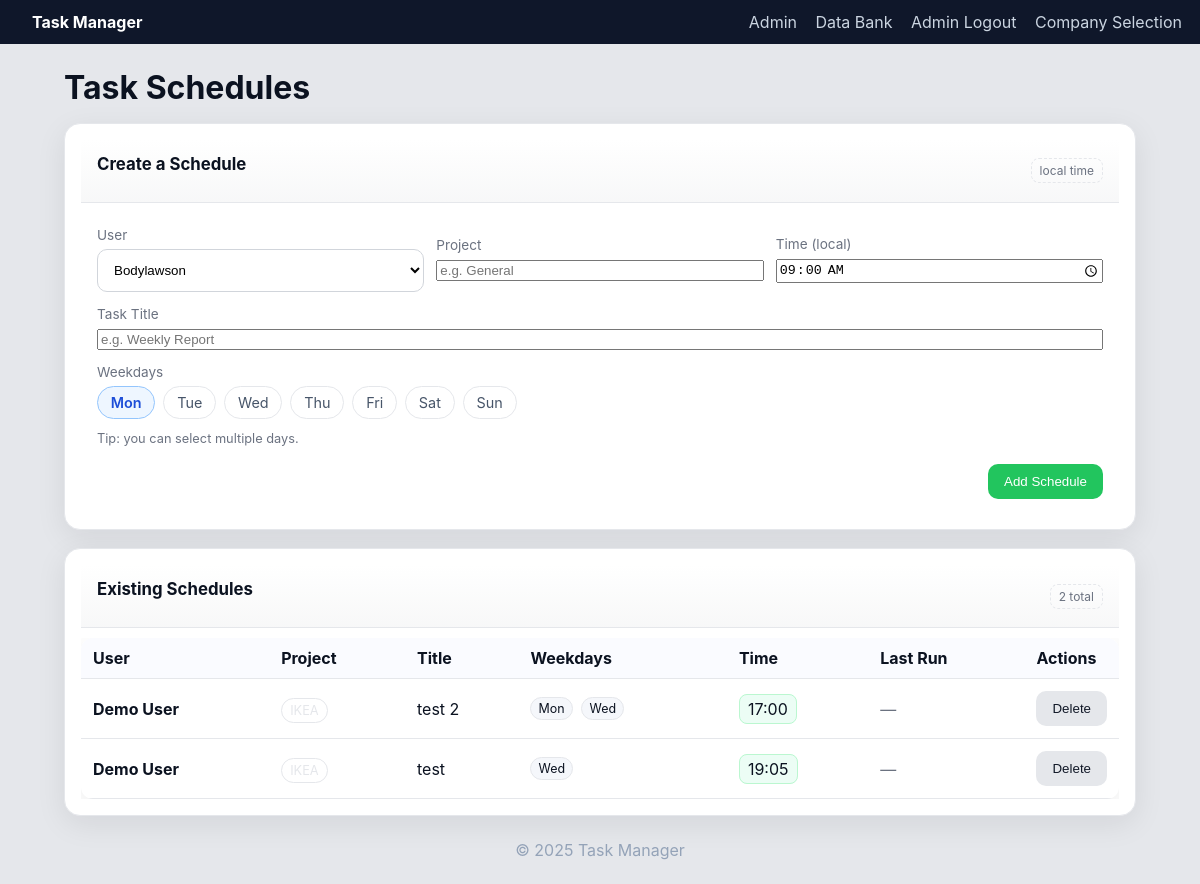
The app's page /admin/schedules (signed in) with its own data.
### models.py (models this page shows)
class ScheduledTask(db.Model):
    __tablename__ = "scheduled_tasks"
    id = db.Column(db.Integer, primary_key=True)
    user_id = db.Column(db.Integer, db.ForeignKey("users.id"), nullable=False)
    user = db.relationship("User")
    project = db.Column(db.String(120), default="-", nullable=False)
    title = db.Column(db.String(255), nullable=False)
    weekdays = db.Column(db.String(50), nullable=False)     # e.g., "MON,FRI"
    time_local = db.Column(db.String(5), default="09:00", nullable=False)  # "HH:MM"
    tz = db.Column(db.String(64), default="Europe/Nicosia", nullable=False)
    last_run_date = db.Column(db.Date, nullable=True)
    active = db.Column(db.Boolean, default=True, nullable=False)

class User(db.Model):
    __tablename__ = "users"
    id = db.Column(db.Integer, primary_key=True)
    full_name = db.Column(db.String(200), unique=True, nullable=False)
    active = db.Column(db.Boolean, default=True, nullable=False)
    login_password_hash = db.Column(db.String(255), nullable=True)
    tasks = db.relationship("Task", backref="user", cascade="all, delete-orphan")

### app.py (the view)
    @app.get("/admin/schedules")
    @admin_required
    def admin_schedules():
        users = User.query.order_by(User.full_name.asc()).all()
        schedules = ScheduledTask.query.order_by(ScheduledTask.id.desc()).all()
        return render_template("schedules.html", users=users, schedules=schedules)

### templates/schedules.html (shortened to what this page needs)
{% extends "base.html" %}
{% block content %}
<h1 class="page-title">Task Schedules</h1>
<section class="card pretty">
  <div class="card-head">
    <h2>Create a Schedule</h2>
    <span class="chip">local time</span>
  </div>
  <form method="post" action="{{ url_for('admin_schedules_add') }}" class="kform">
    <div class="row">
      <label class="field">
        <span class="label">User</span>
        <select name="user_id" required>
          {% for u in users %}
          <option value="{{ u.id }}">{{ u.full_name }}</option>
          {% endfor %}
        </select>
      </label>
      <label class="field">
        <span class="label">Project</span>
        <input name="project" placeholder="e.g. General">
      </label>
      <label class="field">
        <span class="label">Time (local)</span>
        <input name="time_local" type="time" value="09:00">
      </label>
    </div>
    <label class="field">
      <span class="label">Task Title</span>
      <input name="title" required placeholder="e.g. Weekly Report">
    </label>
    <div class="field">
      <span class="label">Weekdays</span>
      <div class="wd-wrap">
        {% set wdays = ['MON','TUE','WED','THU','FRI','SAT','SUN'] %}
        {% for d in wdays %}
        <label class="wd-pill">
          <span>{{ d|lower|capitalize }}</span>
        </label>
        {% endfor %}
      </div>
      <div class="hint">Tip: you can select multiple days.</div>
    </div>
    <div class="actions">
      <button class="primary">Add Schedule</button>
    </div>
  </form>
</section>
<section class="card pretty">
  <div class="card-head">
    <h2>Existing Schedules</h2>
    <span class="chip">{{ schedules|length }} total</span>
  </div>
  <div class="table-wrap">
    <table class="table nice">
      <thead>
        <tr>
          <th>User</th>
          <th>Project</th>
          <th>Title</th>
          <th>Weekdays</th>
          <th>Time</th>
          <th>Last Run</th>
          <th style="width:1%">Actions</th>
        </tr>
      </thead>
      <tbody>
        {% for s in schedules %}
        <tr>
          <td><strong>{{ s.user.full_name }}</strong></td>
          <td><span class="pill soft">{{ s.project or '-' }}</span></td>
          <td>{{ s.title }}</td>
          <td>
            {% for d in (s.weekdays or '').split(',') if d %}
              <span class="mini-pill">{{ d|lower|capitalize }}</span>
            {% endfor %}
          </td>
          <td><span class="time-pill">{{ s.time_local }}</span></td>
          <td>
            {% if s.last_run_date %}
              <span class="date">{{ s.last_run_date }}</span>
            {% else %}
              <span class="muted">—</span>
            {% endif %}
          </td>
          <td>
            <form method="post" action="{{ url_for('admin_schedules_delete', sid=s.id) }}"
                  onsubmit="return confirm('Delete this schedule?')">
              <button class="ghost danger">Delete</button>
            </form>
          </td>
        </tr>
        {% endfor %}
      </tbody>
    </table>
  </div>
</section>
{% endblock %}

### static/style.css (style rules this page uses)
:root { --bg:#0f172a; --panel:#111827; --card:#1f2937; --text:#e5e7eb; --muted:#94a3b8; --accent:#22c55e; --accent2:#60a5fa; --danger:#ef4444; --warn:#f59e0b; --pill:#334155; }
* { box-sizing:border-box }
body { margin:0;font-family:Inter,Segoe UI,system-ui,Arial,sans-serif;background:#e5e7eb;color:#0b1220 }
.page-title { margin:8px 0 16px }
.card { background:#fff;border-radius:14px;padding:16px;box-shadow:0 8px 30px rgba(2,8,23,.08) }
.card h2 { margin-top:0;font-size:1.05rem }
select,input[type=text],input[type=password],textarea { width:100%;padding:12px;border:1px solid #d1d5db;border-radius:10px;background:#fff;outline:none }
.actions { margin-top:18px;text-align:center }
button, .button { background:#0f172a;color:#fff;border:none;padding:10px 16px;border-radius:10px;cursor:pointer;text-decoration:none;display:inline-block }
button.primary { background:var(--accent) }
button.danger { background:var(--danger) }
button.ghost { background:#e5e7eb;color:#111827 }
.row { display:flex;gap:10px;align-items:center;flex-wrap:wrap }
.pill { background:var(--pill);color:#e5e7eb;border-radius:999px;padding:3px 8px;font-size:.8rem }
.table { width:100%;border-collapse:collapse;background:#fff;border-radius:12px;overflow:hidden;box-shadow:0 8px 30px rgba(2,8,23,.08) }
.table th,.table td { border-bottom:1px solid #e5e7eb;padding:10px 12px;text-align:left }
.muted { color:#64748b }
.field label { display:block; font-size:.9rem; color:#475569; margin-bottom:6px; }
.card-head { display:flex; justify-content:space-between; align-items:flex-end; gap:16px; margin-bottom:10px; }
.card-head { display:flex; gap:16px; align-items:flex-end; justify-content:space-between; margin-bottom:10px; }

### templates/schedules.html (style rules this page uses)
:root { --border:#e5e7eb; --muted:#6b7280; --surface:#0f172a08; }
.card.pretty { border-radius:16px;border:1px solid var(--border);overflow:hidden;margin-bottom:18px }
.card.pretty .card-head { display:flex;justify-content:space-between;align-items:center; padding:14px 16px;border-bottom:1px solid var(--border); background:linear-gradient(180deg,#fff,var(--surface)); }
.chip { font-size:.75rem;padding:.25rem .5rem;border:1px dashed var(--border);border-radius:8px;color:var(--muted) }
.kform { display:flex;flex-direction:column;gap:14px;padding:14px 16px }
.kform .row { display:grid;gap:12px;grid-template-columns:repeat(3,minmax(160px,1fr)) }
.field .label { display:block;font-size:.85rem;color:var(--muted);margin-bottom:6px }
.field input,.field select { width:100% }
.hint { font-size:.8rem;color:var(--muted);margin-top:6px }
.actions { display:flex;justify-content:flex-end;margin-top:4px }
.wd-wrap { display:flex;flex-wrap:wrap;gap:8px }
.wd-pill { position:relative }
.wd-pill span { display:inline-block;padding:.45rem .8rem;border:1px solid var(--border); border-radius:999px;background:#fff;user-select:none;cursor:pointer; }
.wd-pill input:checked + span { background:#eef6ff;border-color:#93c5fd;color:#1d4ed8;font-weight:600; }
.pill.soft { padding:.25rem .5rem;border:1px solid var(--border);border-radius:999px;background:#fff }
.mini-pill { display:inline-block;padding:.2rem .45rem;border-radius:999px; background:#f5f7fb;border:1px solid var(--border);font-size:.78rem;margin-right:4px }
.time-pill { padding:.25rem .5rem;border-radius:8px;background:#ecfdf5;border:1px solid #bbf7d0 }
.muted { color:var(--muted) }
.table-wrap { overflow-x:auto }
.table.nice { width:100%;border-collapse:separate;border-spacing:0 }
.table.nice thead th { text-align:left;font-weight:700;padding:10px 12px;border-bottom:1px solid var(--border); background:#fafbff;position:sticky;top:0;z-index:1 }
.table.nice tbody td { padding:12px;border-bottom:1px solid var(--border) }

### records on screen
ScheduledTask: user.full_name "Demo User", project "IKEA", title "test 2", d "Mon" "Wed", time_local "17:00"
ScheduledTask: user.full_name "Demo User", project "IKEA", title "test", weekdays "Wed", time_local "19:05"

### other values on screen
{{ d|lower|capitalize }} "Mon" "Tue" "Wed" "Thu" "Fri" "Sat" "Sun"
{{ schedules|length }} "2"
{{ 2025 }} "2025"
form field user_id "Bodylawson"
